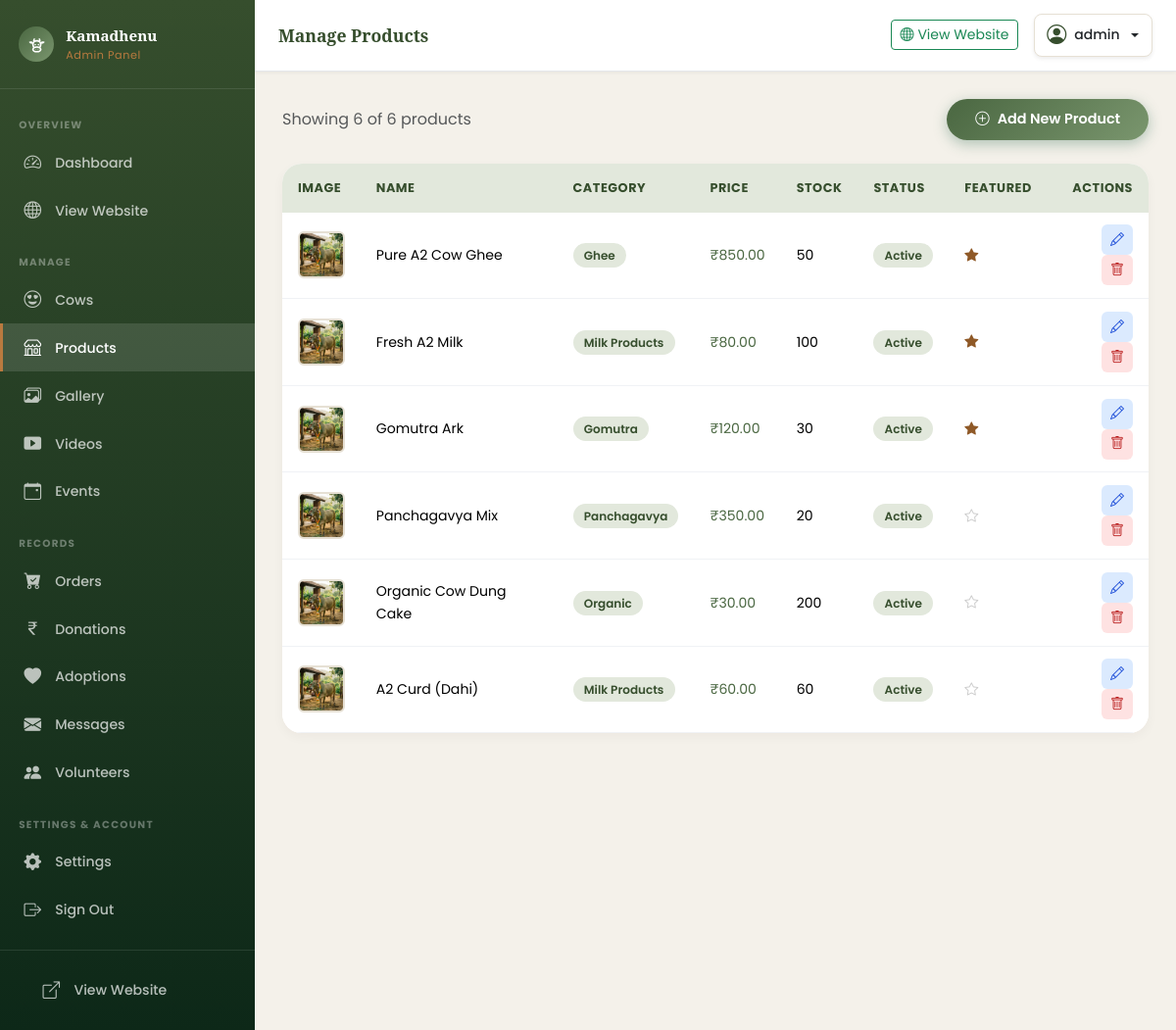
Screenshot of /admin/products.php (signed in) with the database file from the repository.
### tables this page shows
CREATE TABLE IF NOT EXISTS `products` (
  `id`          INT UNSIGNED NOT NULL AUTO_INCREMENT,
  `name`        VARCHAR(150) NOT NULL,
  `category`    ENUM('Milk Products','Ghee','Gomutra','Panchamrit','Panchagavya','Organic','Other') NOT NULL DEFAULT 'Other',
  `price`       DECIMAL(8,2) UNSIGNED NOT NULL DEFAULT 0.00,
  `unit`        VARCHAR(40)  NOT NULL DEFAULT '1 kg',
  `stock_qty`   INT UNSIGNED NOT NULL DEFAULT 0,
  `description` TEXT DEFAULT NULL,
  `image`       VARCHAR(255) DEFAULT NULL,
  `is_featured` TINYINT(1) NOT NULL DEFAULT 0,
  `is_active`   TINYINT(1) NOT NULL DEFAULT 1,
  `created_at`  TIMESTAMP NOT NULL DEFAULT CURRENT_TIMESTAMP,
  `updated_at`  TIMESTAMP NOT NULL DEFAULT CURRENT_TIMESTAMP ON UPDATE CURRENT_TIMESTAMP,
  PRIMARY KEY (`id`),
  INDEX `idx_products_category` (`category`),
  INDEX `idx_products_is_active` (`is_active`)
);

### includes/functions.php (called while the page is built, shortened)
<?php
function e(string $str): string {
    return htmlspecialchars($str, ENT_QUOTES | ENT_SUBSTITUTE, 'UTF-8');
}
function img_url(string $subdir, ?string $filename): string {
    if (empty($filename)) return PLACEHOLDER_IMG;
    return UPLOAD_URL . $subdir . '/' . e($filename);
}
function paginate(PDO $pdo, string $countSql, string $dataSql, array $params, int $page, int $perPage = ITEMS_PER_PAGE): array {
    $page    = max(1, (int)$page);
    $offset  = ($page - 1) * $perPage;
    $stmtCount = $pdo->prepare($countSql);
    $stmtCount->execute($params);
    $total = (int)$stmtCount->fetchColumn();
    $stmtData = $pdo->prepare($dataSql . " LIMIT :limit OFFSET :offset");
    $stmtData->bindValue(':limit',  $perPage, PDO::PARAM_INT);
    $stmtData->bindValue(':offset', $offset,  PDO::PARAM_INT);
    $stmtData->execute();
    $items = $stmtData->fetchAll();
    return [
        'items'        => $items,
        'total'        => $total,
        'total_pages'  => (int)ceil($total / $perPage),
        'current_page' => $page,
        'per_page'     => $perPage,
    ];
}
function format_inr(float $amount): string {
    return '₹' . number_format($amount, 2);
}

### includes/csrf.php (called while the page is built, shortened)
<?php
function csrf_token(): string {
    return $_SESSION['csrf_token'];
}

### admin/products.php (the view, shortened to what this page needs)
<?php
require_once __DIR__ . '/../config/database.php';
require_once __DIR__ . '/../includes/functions.php';
require_once __DIR__ . '/../includes/csrf.php';
$pdo = getDBConnection();
$page = isset($_GET['page']) ? max(1, (int)$_GET['page']) : 1;
$pagData = paginate($pdo,
    "SELECT COUNT(*) FROM products",
    "SELECT * FROM products ORDER BY is_featured DESC, created_at DESC",
    [], $page, 15
);
require_once __DIR__ . '/includes/admin_layout_header.php';
?>
<div class="d-flex justify-content-between align-items-center mb-4">
  <p class="text-muted mb-0">Showing <?= count($pagData['items']) ?> of <?= $pagData['total'] ?> products</p>
  <a href="<?= BASE_URL ?>/admin/product-add.php" class="btn btn-kg-primary">
    <i class="bi bi-plus-circle me-2"></i>Add New Product
  </a>
</div>
<div class="kg-admin-table">
  <div class="table-responsive">
    <table class="table align-middle">
      <thead>
        <tr>
          <th>Image</th><th>Name</th><th>Category</th><th>Price</th><th>Stock</th><th>Status</th><th>Featured</th><th class="text-end">Actions</th>
        </tr>
      </thead>
      <tbody>
        <?php if (empty($pagData['items'])): ?>
        <tr><td colspan="8" class="text-center py-4 text-muted">No products. <a href="<?= BASE_URL ?>/admin/product-add.php">Add one</a>.</td></tr>
        <?php else: ?>
        <?php foreach ($pagData['items'] as $p): ?>
        <tr>
          <td><img src="<?= img_url('products', $p['image']) ?>" alt="" style="width:48px;height:48px;object-fit:cover;border-radius:6px;border:2px solid var(--kg-border);" onerror="this.src='<?= BASE_URL ?>/assets/images/placeholder.jpg'"></td>
          <td class="fw-600"><?= e($p['name']) ?></td>
          <td><span class="kg-badge-green"><?= e($p['category']) ?></span></td>
          <td class="fw-600 text-kg-green"><?= format_inr((float)$p['price']) ?></td>
          <td><?= (int)$p['stock_qty'] ?></td>
          <td><?= $p['is_active'] ? '<span class="kg-badge-green">Active</span>' : '<span class="kg-badge-red">Inactive</span>' ?></td>
          <td><?= $p['is_featured'] ? '<i class="bi bi-star-fill" style="color:var(--kg-gold-dark);"></i>' : '<i class="bi bi-star" style="color:#ccc;"></i>' ?></td>
          <td class="text-end">
            <a href="<?= BASE_URL ?>/admin/product-edit.php?id=<?= (int)$p['id'] ?>" class="btn btn-sm" style="background:#dbeafe;color:#1d4ed8;border-radius:6px;" title="Edit"><i class="bi bi-pencil"></i></a>
            <a href="<?= BASE_URL ?>/admin/product-delete.php?id=<?= (int)$p['id'] ?>&csrf_token=<?= urlencode(csrf_token()) ?>"
               class="btn btn-sm ms-1" style="background:#fee2e2;color:#b91c1c;border-radius:6px;"
               data-confirm="Delete product '<?= e($p['name']) ?>'?" title="Delete"><i class="bi bi-trash"></i></a>
          </td>
        </tr>
        <?php endforeach; ?>
        <?php endif; ?>
      </tbody>
    </table>
  </div>
</div>
<?php require_once __DIR__ . '/includes/admin_layout_footer.php'; ?>

### assets/css/style.css (style rules this page uses)
:root { --kg-green: #4A6741; --kg-green-dark: #364E2D; --kg-green-light: #7A966E; --kg-green-pale: #E2E8DC; --kg-gold: #B97A3F; --kg-gold-dark: #8F5927; --kg-gold-light: #DFBC94; --kg-cream: #F4F1EA; --kg-cream-dark: #EAE4D4; --kg-brown: #584033; --kg-text: #2D241E; --kg-text-muted: #786C60; --kg-border: #E6E0D4; --kg-white: #FAF9F6; --kg-shadow-sm: 0 4px 12px rgba(45, 36, 30, .04); --kg-shadow-md: 0 8px 24px rgba(45, 36, 30, .08); --kg-shadow-lg: 0 16px 48px rgba(45, 36, 30, .12); --kg-radius: 20px; --kg-radius-sm: 12px; --kg-radius-pill: 50px; --kg-transition: all .4s cubic-bezier(.25,.8,.25,1); }
*,*::before,*::after { box-sizing: border-box; }
html { scroll-behavior: smooth; }
body { font-family: 'Poppins', sans-serif; color: var(--kg-text); background-color: var(--kg-cream); line-height: 1.6; display: flex; flex-direction: column; min-height: 100vh; }
a { color: var(--kg-green); text-decoration: none; transition: var(--kg-transition); }
img { max-width: 100%; height: auto; }
.btn-kg-primary { background: linear-gradient(135deg, var(--kg-green) 0%, var(--kg-green-light) 100%); color: #fff; border: none; border-radius: var(--kg-radius-pill); padding: .65rem 1.8rem; font-weight: 600; font-size: .9rem; box-shadow: 0 4px 14px rgba(45,106,79,.35); transition: var(--kg-transition); }
.kg-admin-body { background: var(--kg-cream); font-family: 'Poppins', sans-serif; color: var(--kg-text); }
.kg-admin-table { background: #fff; border-radius: var(--kg-radius); box-shadow: var(--kg-shadow-sm); overflow: hidden; }
.kg-admin-table .table { margin: 0; }
.kg-admin-table .table th { background: var(--kg-green-pale); color: var(--kg-green-dark); font-size: .8rem; font-weight: 700; letter-spacing: .04em; text-transform: uppercase; border: none; padding: .9rem 1rem; }
.kg-admin-table .table td { padding: .8rem 1rem; vertical-align: middle; border-color: #f0f2f5; font-size: .88rem; }
.kg-badge-green { background: var(--kg-green-pale); color: var(--kg-green-dark); padding: .25rem .7rem; border-radius: var(--kg-radius-pill); font-size: .75rem; font-weight: 600; }
.text-kg-green { color: var(--kg-green) !important; }
body { animation: pageLoadFade 0.8s ease-out forwards; }

### rows the page displays
products: name "Pure A2 Cow Ghee", category "Ghee", price "₹850.00", stock_qty "50", is_active "Active", is_featured 1 (drawn)
products: name "Fresh A2 Milk", category "Milk Products", price "₹80.00", stock_qty "100", is_active "Active", is_featured 1 (drawn)
products: name "Gomutra Ark", category "Gomutra", price "₹120.00", stock_qty "30", is_active "Active", is_featured 1 (drawn)
products: name "Panchagavya Mix", category "Panchagavya", price "₹350.00", stock_qty "20", is_active "Active", is_featured 0 (drawn)
products: name "Organic Cow Dung Cake", category "Organic", price "₹30.00", stock_qty "200", is_active "Active", is_featured 0 (drawn)
products: name "A2 Curd (Dahi)", category "Milk Products", price "₹60.00", stock_qty "60", is_active "Active", is_featured 0 (drawn)

### other values shown
$label "Dashboard Cows Products Gallery Videos Events Orders Donations Adoptions Messages Volunteers Settings Sign Out"
$adminPageTitle "Manage Products"
current_admin_username() "admin"
count($pagData['items']) "6"
$pagData['total'] "6"
